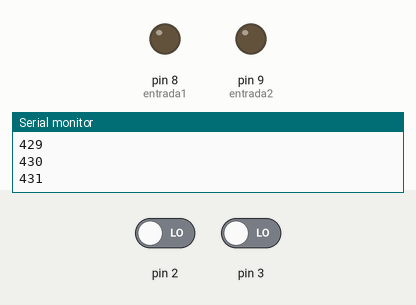
Bench run of a sketch on a simulated Arduino Uno, built with avr-gcc and run on an emulated ATmega328P. On the bench: output pins drawn as LEDs (lit = HIGH), the last lines printed to the serial monitor. Inputs (shaded band) come from the test bench; at power-on: pin 3 LOW, pin 2 LOW.

Above: at 1.2 s.
1.3 s: pin 3 driven HIGH
At 2.5 s:
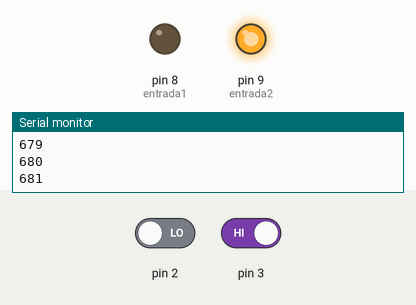
2.8 s: pin 2 driven HIGH
At 4.0 s:
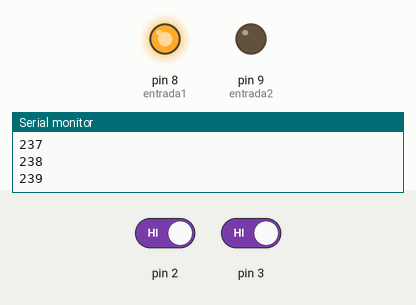
Timing chart, 0 to 5.8 s (numbered marks = the images above; inputs shaded):
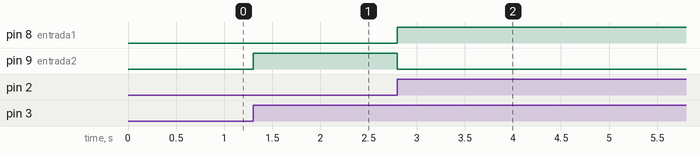

The sketch:

Movimiento_NO_version_corta.ino
```cpp
int entrada1 = 8;
int entrada2 = 9;
int T0=200;
int T1=200;

int arduinoUNO=5;

int switchIzquierda=2;
int switchDerecha=3;

int sentidoHorario=0;
int onGoing=LOW;

void setup() {

  Serial.begin(9600);
  pinMode(entrada1, OUTPUT);
  pinMode(entrada2, OUTPUT);

  pinMode(arduinoUNO, INPUT);

  pinMode(2, INPUT);
  pinMode(3, INPUT);

  digitalWrite(entrada1, LOW);
  digitalWrite(entrada2, LOW);

  attachInterrupt(digitalPinToInterrupt(3),activaCabeza, RISING);
  attachInterrupt(digitalPinToInterrupt(2),cambiaSentido, RISING);

}

void cambiaSentido(){
  //Debouncing
  if(T0>199 && onGoing==HIGH){
  sentidoHorario=!sentidoHorario;
  digitalWrite(entrada1, sentidoHorario);
  digitalWrite(entrada2, !sentidoHorario);
  Serial.println("Cambio de sentido");
  T0=0;
  }
  }

  void activaCabeza(){
  //Debouncing
  if(T1>199){
  onGoing=!onGoing;
  if(onGoing==LOW){
    digitalWrite(entrada1, LOW);
  digitalWrite(entrada2, LOW);
    }else{
      digitalWrite(entrada1, sentidoHorario);
  digitalWrite(entrada2, !sentidoHorario);
      }
  Serial.println("Activada");
  T1=0;
  }
  }

void loop() {
  T0++;
  T1++;
  Serial.println(T0);

}
```

Measured:
- after the input at 1.3 s, pin 9 (entrada2): LOW → HIGH at once
- after the input at 2.8 s, pin 8 (entrada1): LOW → HIGH at once; pin 9 (entrada2): HIGH → LOW at once
